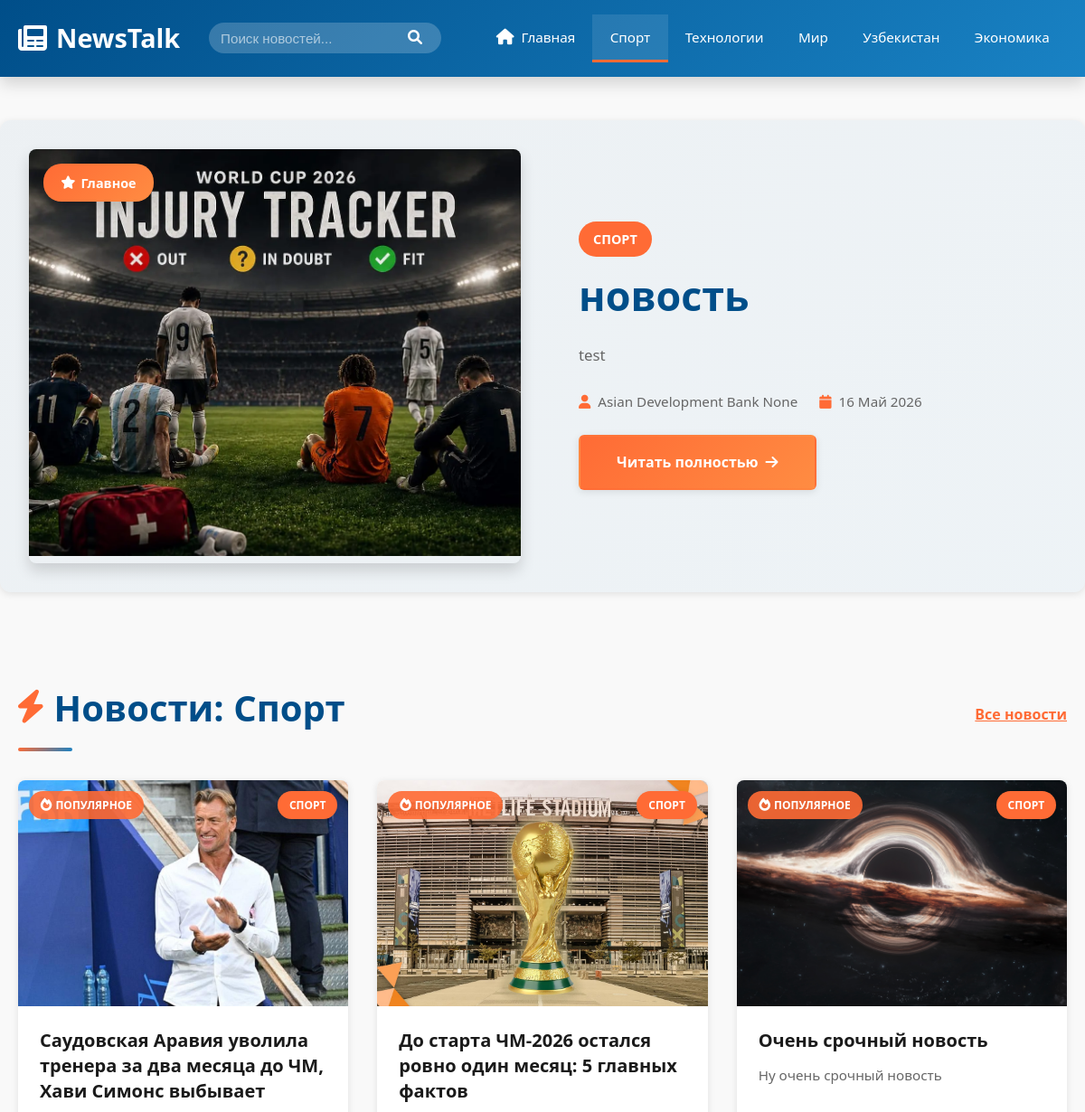
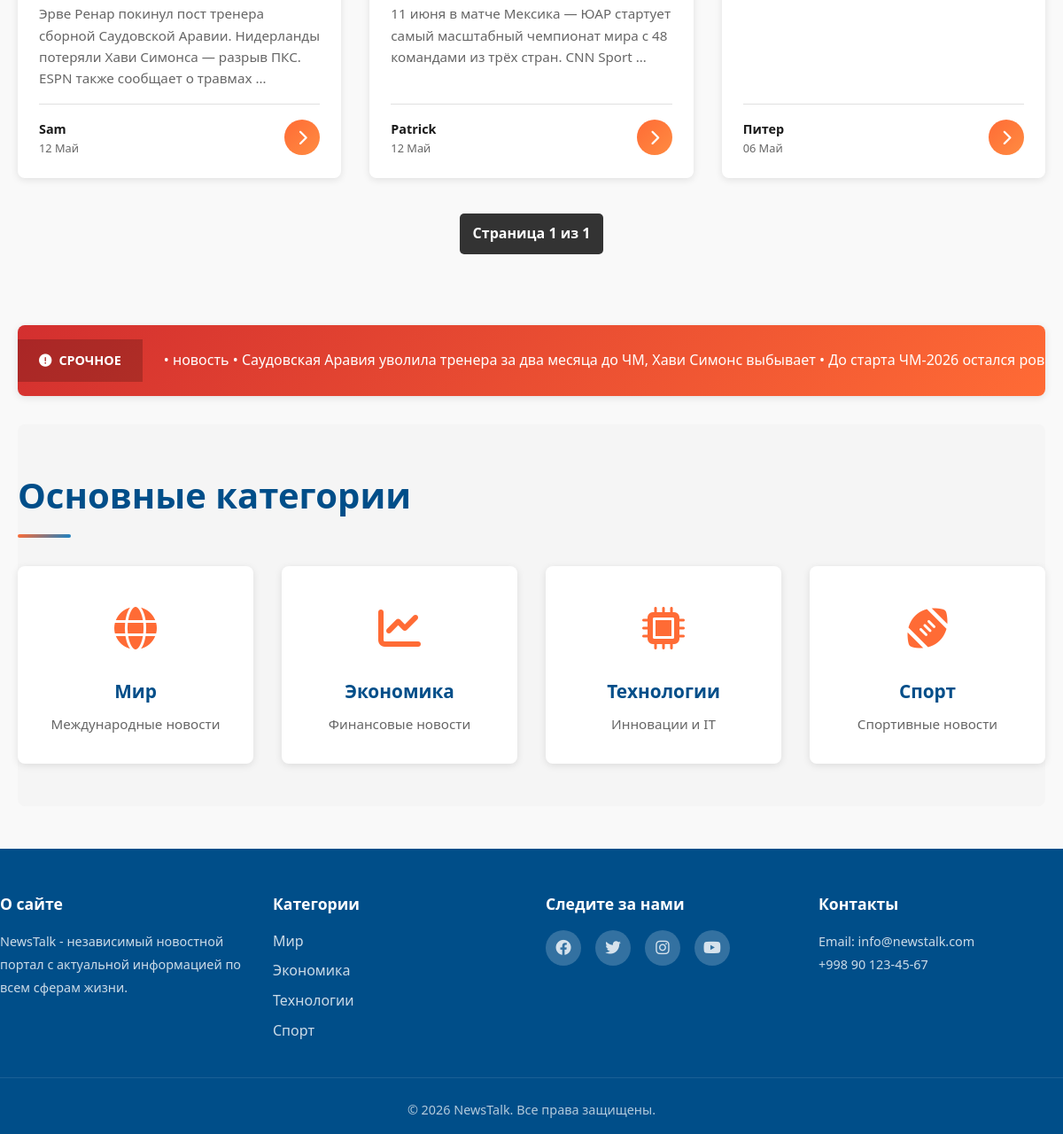
Page /category/1/ on the committed database (2 pictures, top to bottom).
### news_app/models.py (models this page shows, shortened)
class Category(models.Model):
    name = models.CharField(max_length=100)

class News(models.Model):
    title = models.CharField(max_length=200, verbose_name='Title')
    content = models.TextField()
    image = models.ImageField(null=True, blank=True)
    author = models.ForeignKey(Author, on_delete=models.SET_NULL, null=True)
    category = models.ForeignKey(Category, on_delete=models.CASCADE)
    tags = models.ManyToManyField(Tags)
    created_at = models.DateTimeField(default=timezone.now)
    is_published = models.BooleanField(default=False, verbose_name='Published')
    class Meta:
        verbose_name = 'Новость'
        verbose_name_plural = 'Новости'
        permissions = [
            ('publish_news', 'Может публиковать новости'),
        ]

class Author(models.Model):
    name = models.CharField(max_length=100)
    surname = models.CharField(max_length=100,null=True, blank=True)
    bio = models.TextField()
    image = models.ImageField(null=True, blank=True)

### news_app/views.py (the view)
# urls.py: path('category/<int:category_id>/', views.category_news, name='category_news'),
def category_news(request, category_id):
    category = get_object_or_404(Category, pk=category_id)
    items = News.objects.filter(category=category).order_by('-created_at')
    categories = Category.objects.all()
    paginator = Paginator(items, 12)
    page_number = request.GET.get('page')
    page_obj = paginator.get_page(page_number)
    return render(request, 'home.html', {'news': page_obj, 'categories': categories, 'selected_category': category, 'page_obj': page_obj})

### templates/home.html (shortened to what this page needs)
{% load static %}
<!DOCTYPE html>
<html lang="ru">
<head>
    <link rel="stylesheet" href="{% static 'css/main.css' %}">
    <link rel="stylesheet" href="https://cdnjs.cloudflare.com/ajax/libs/font-awesome/6.0.0/css/all.min.css">
</head>
<body>
    <nav class="navbar">
        <div class="navbar-container">
            <div class="navbar-logo">
                <i class="fas fa-newspaper"></i>
                <span>NewsTalk</span>
            </div>
            <div class="nav-search">
                <form method="get" action="{% url 'home' %}" style="display: flex; width: 100%;">
                    <input type="text" name="q" placeholder="Поиск новостей..." value="{{ request.GET.q }}">
                    <button type="submit"><i class="fas fa-search"></i></button>
                </form>
            </div>
            <ul class="nav-menu">
                <li><a href="/" class="nav-link {% if not selected_category %}active{% endif %}"><i class="fas fa-home"></i> Главная</a></li>
                {% for category in categories %}
                <li><a href="{% url 'category_news' category.id %}" class="nav-link {% if selected_category.id == category.id %}active{% endif %}">{{ category.name }}</a></li>
                {% endfor %}
            </ul>
        </div>
    </nav>
    {% if news %}
    {% with featured=news.0 %}
    <section class="hero-section">
        <div class="hero-container">
            <div class="hero-left">
                {% if featured.image %}
                <img src="{{ featured.image.url }}" alt="{{ featured.title }}" class="hero-image">
                {% else %}
                <img src="{% static 'media/images.jfif' %}" alt="{{ featured.title }}" class="hero-image">
                {% endif %}
                <div class="hero-overlay">
                    <span class="featured-badge">
                        <i class="fas fa-star"></i> Главное
                    </span>
                </div>
            </div>
            <div class="hero-right">
                <div class="hero-category">{{ featured.category.name }}</div>
                <h1 class="hero-title">{{ featured.title }}</h1>
                <p class="hero-excerpt">{{ featured.content|truncatewords:30 }}</p>
                <div class="hero-meta">
                    <span class="meta-item">
                        <i class="fas fa-user"></i> {{ featured.author.name }} {{ featured.author.surname }}
                    </span>
                    <span class="meta-item">
                        <i class="fas fa-calendar"></i> {{ featured.created_at|date:"d M Y" }}
                    </span>
                </div>
                <a href="/product/{{ featured.id }}/" class="read-more-btn">
                    Читать полностью <i class="fas fa-arrow-right"></i>
                </a>
            </div>
        </div>
    </section>
    {% endwith %}
    {% endif %}
    <div class="container">
        <section class="news-section">
            <div class="section-header">
                <h2 class="section-title">
                    <i class="fas fa-bolt"></i> {% if selected_category %}Новости: {{ selected_category.name }}{% else %}Последние новости{% endif %}
                </h2>
                {% if selected_category %}<a href="/" class="view-all">Все новости</a>{% endif %}
            </div>
            <div class="news-grid">
                {% for item in news %}
                    {% if not forloop.first %}
                    <article class="news-card">
                        <div class="card-image-wrapper">
                            {% if item.image %}
                            <img src="{{ item.image.url }}" alt="{{ item.title }}" class="card-image">
                            {% else %}
                            <img src="{% static 'media/images.jfif' %}" alt="{{ item.title }}" class="card-image">
                            {% endif %}
                            <span class="category-badge">{{ item.category.name }}</span>
                            <div class="trending-badge">
                                <i class="fas fa-fire"></i> Популярное
                            </div>
                        </div>
                        <div class="card-content">
                            <h3 class="card-title">{{ item.title }}</h3>
                            <p class="card-excerpt">{{ item.content|truncatewords:20 }}</p>
                            <div class="card-footer">
                                <div class="card-meta">
                                    <div>
                                        <div class="author-name">{{ item.author.name }}</div>
                                        <div class="card-date">{{ item.created_at|date:"d M" }}</div>
                                    </div>
                                </div>
                                <a href="/product/{{ item.id }}/" class="card-link" title="Читать">
                                    <i class="fas fa-chevron-right"></i>
                                </a>
                            </div>
                        </div>
                    </article>
                    {% endif %}
                {% endfor %}
            </div>
            <div class="pagination" style="text-align: center; margin-top: 40px; display: flex; justify-content: center; gap: 10px; flex-wrap: wrap;">
                <span style="padding: 10px 15px; background: #333; color: white; border-radius: 5px; font-weight: bold;">Страница {{ page_obj.number }} из {{ page_obj.paginator.num_pages }}</span>
            </div>
        </section>
        <section class="breaking-news">
            <div class="breaking-label">
                <i class="fas fa-exclamation-circle"></i> СРОЧНОЕ
            </div>
            <div class="breaking-content">
                <span class="breaking-text">
                    {% for item in news|slice:":3" %}
                        <span>• {{ item.title }}</span>
                    {% endfor %}
                </span>
            </div>
        </section>
        <section class="categories-section">
            <h2 class="section-title">Основные категории</h2>
            <div class="categories-grid">
                <div class="category-item">
                    <div class="category-icon">
                        <i class="fas fa-globe"></i>
                    </div>
                    <h3>Мир</h3>
                    <p>Международные новости</p>
                </div>
                <div class="category-item">
                    <div class="category-icon">
                        <i class="fas fa-chart-line"></i>
                    </div>
                    <h3>Экономика</h3>
                    <p>Финансовые новости</p>
                </div>
                <div class="category-item">
                    <div class="category-icon">
                        <i class="fas fa-microchip"></i>
                    </div>
                    <h3>Технологии</h3>
                    <p>Инновации и IT</p>
                </div>
                <div class="category-item">
                    <div class="category-icon">
                        <i class="fas fa-football-ball"></i>
                    </div>
                    <h3>Спорт</h3>
                    <p>Спортивные новости</p>
                </div>
            </div>
        </section>
    </div>
    <footer class="footer">
        <div class="footer-content">
            <div class="footer-column">
                <h4>О сайте</h4>
                <p>NewsTalk - независимый новостной портал с актуальной информацией по всем сферам жизни.</p>
            </div>
            <div class="footer-column">
                <h4>Категории</h4>
                <ul>
                    <li><a href="#">Мир</a></li>
                    <li><a href="#">Экономика</a></li>
                    <li><a href="#">Технологии</a></li>
                    <li><a href="#">Спорт</a></li>
                </ul>
            </div>
            <div class="footer-column">
                <h4>Следите за нами</h4>
                <div class="social-icons">
                    <a href="#" class="social-icon"><i class="fab fa-facebook"></i></a>
                    <a href="#" class="social-icon"><i class="fab fa-twitter"></i></a>
                    <a href="#" class="social-icon"><i class="fab fa-instagram"></i></a>
                    <a href="#" class="social-icon"><i class="fab fa-youtube"></i></a>
                </div>
            </div>
            <div class="footer-column">
                <h4>Контакты</h4>
                <p>Email: info@newstalk.com</p>
                <p>+998 90 123-45-67</p>
            </div>
        </div>
        <div class="footer-bottom">
            <p>&copy; 2026 NewsTalk. Все права защищены.</p>
        </div>
    </footer>
</body>
</html>

### rows in the picture
Category: name "Спорт"
Category: name "Технологии"
Category: name "Мир"
Category: name "Узбекистан"
Category: name "Экономика"
News: image (picture), category.name "СПОРТ", title "новость", content "test", author.name "Asian Development Bank", author.surname "None", created_at "16 Май 2026"
News: image (picture), category.name "СПОРТ", title "Саудовская Аравия уволила тренера за два месяца до ЧМ, Хави Симонс выбывает", content "Эрве Ренар покинул пост тренера сборной Саудовской Аравии. Нидерланды потеряли Хави Симонса — разрыв ПКС. ESPN также сообщает о травмах …", author.name "Sam", created_at "12 Май"
News: image (picture), category.name "СПОРТ", title "До старта ЧМ-2026 остался ровно один месяц: 5 главных фактов", content "11 июня в матче Мексика — ЮАР стартует самый масштабный чемпионат мира с 48 командами из трёх стран. CNN Sport …", author.name "Patrick", created_at "12 Май", title "До старта ЧМ-2026 остался…"
News: image (picture), category.name "СПОРТ", title "Очень срочный новость", content "Ну очень срочный новость", author.name "Питер", created_at "06 Май"

### other values in the picture
{{ page_obj.number }} "1"
{{ page_obj.paginator.num_pages }} "1"
